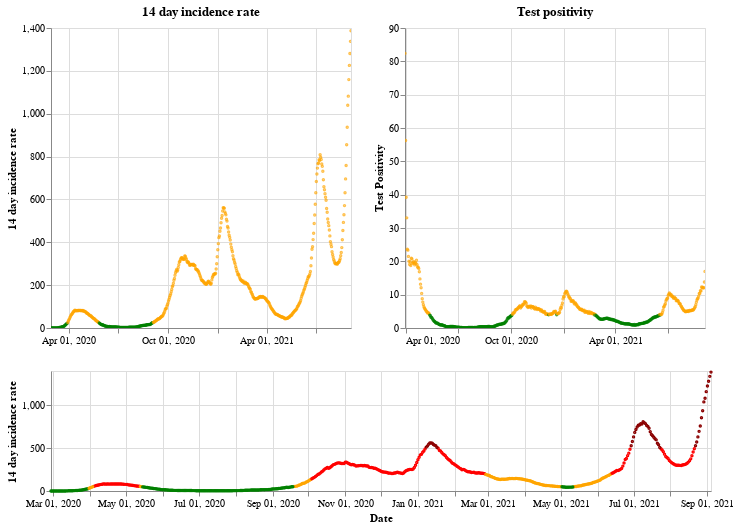

The notebook cell this image was saved under:
### Markdown cell above
## Scotland

### Code cell
plot_traffic_light('Scotland')

### Figure 1 — Vega-Lite specification as saved in the notebook (floating-point values rounded to 4 significant figures; data arrays with more than 128 entries replaced by an {"elided": "..."} marker saying what was removed)
{"config": {"view": {"continuousWidth": 400, "continuousHeight": 300}}, "vconcat": [{"hconcat": [{"mark": {"type": "point", "size": 2}, "encoding": {"color": {"condition": {"value": "green", "test": "(datum.twoWeeklyCasesRate <= 25)"}, "value": "orange"}, "tooltip": [{"type": "nominal", "field": "areaName"}, {"type": "temporal", "field": "date"}, {"type": "quantitative", "field": "twoWeeklyCasesRate"}, {"type": "quantitative", "field": "testPositivity"}], "x": {"type": "temporal", "axis": {"title": ""}, "field": "date", "scale": {"domain": {"selection": "DateBrush"}}, "timeUnit": "yearmonthdate"}, "y": {"type": "quantitative", "axis": {"title": "14 day incidence rate"}, "field": "twoWeeklyCasesRate"}}, "title": "14 day incidence rate", "width": 300}, {"mark": {"type": "point", "size": 2}, "encoding": {"color": {"condition": {"value": "green", "test": "(datum.testPositivity <= 4)"}, "value": "orange"}, "tooltip": [{"type": "nominal", "field": "areaName"}, {"type": "temporal", "field": "date"}, {"type": "quantitative", "field": "twoWeeklyCasesRate"}, {"type": "quantitative", "field": "testPositivity"}], "x": {"type": "temporal", "axis": {"title": ""}, "field": "date", "scale": {"domain": {"selection": "DateBrush"}}, "timeUnit": "yearmonthdate"}, "y": {"type": "quantitative", "axis": {"title": "Test Positivity"}, "field": "testPositivity"}}, "title": "Test positivity", "width": 300}]}, {"layer": [{"mark": {"type": "point", "size": 2}, "encoding": {"color": {"condition": {"value": "orange", "test": "(((datum.testPositivity < 4) && (datum.twoWeeklyCasesRate >= 50)) && (datum.twoWeeklyCasesRate < 200))"}, "value": "red"}, "opacity": {"condition": {"value": 1, "test": "((datum.twoWeeklyCasesRate >= 50) && (datum.twoWeeklyCasesRate < 500))"}, "value": 0}, "tooltip": [{"type": "nominal", "field": "areaName"}, {"type": "temporal", "field": "date"}, {"type": "quantitative", "field": "twoWeeklyCasesRate"}, {"type": "quantitative", "field": "testPositivity"}], "x": {"type": "temporal", "axis": {"title": "Date"}, "field": "date", "timeUnit": "yearmonthdate"}, "y": {"type": "quantitative", "axis": {"title": "14 day incidence rate"}, "field": "twoWeeklyCasesRate"}}, "selection": {"DateBrush": {"type": "interval", "encodings": ["x"], "fields": ["Time"]}}}, {"mark": {"type": "point", "size": 2}, "encoding": {"color": {"value": "darkred"}, "opacity": {"condition": {"value": 1, "test": "(datum.twoWeeklyCasesRate >= 500)"}, "value": 0}, "tooltip": [{"type": "nominal", "field": "areaName"}, {"type": "temporal", "field": "date"}, {"type": "quantitative", "field": "twoWeeklyCasesRate"}, {"type": "quantitative", "field": "testPositivity"}], "x": {"type": "temporal", "axis": {"title": "Date"}, "field": "date", "timeUnit": "yearmonthdate"}, "y": {"type": "quantitative", "axis": {"title": "14 day incidence rate"}, "field": "twoWeeklyCasesRate"}}}, {"mark": {"type": "point", "size": 2}, "encoding": {"color": {"condition": {"value": "green", "test": "((datum.testPositivity < 4) && (datum.twoWeeklyCasesRate < 50))"}, "value": "orange"}, "opacity": {"condition": {"value": 1, "test": "(datum.twoWeeklyCasesRate < 50)"}, "value": 0}, "tooltip": [{"type": "nominal", "field": "areaName"}, {"type": "temporal", "field": "date"}, {"type": "quantitative", "field": "twoWeeklyCasesRate"}, {"type": "quantitative", "field": "testPositivity"}], "x": {"type": "temporal", "axis": {"title": "Date"}, "field": "date", "timeUnit": "yearmonthdate"}, "y": {"type": "quantitative", "axis": {"title": "14 day incidence rate"}, "field": "twoWeeklyCasesRate"}}}], "height": 120, "width": 660}], "data": {"name": "data-9926dea502305ee6cbc41d695d706675"}, "$schema": "https://vega.github.io/schema/vega-lite/v4.8.1.json", "datasets": {"data-9926dea502305ee6cbc41d695d706675": {"elided": "555 records"}}}
